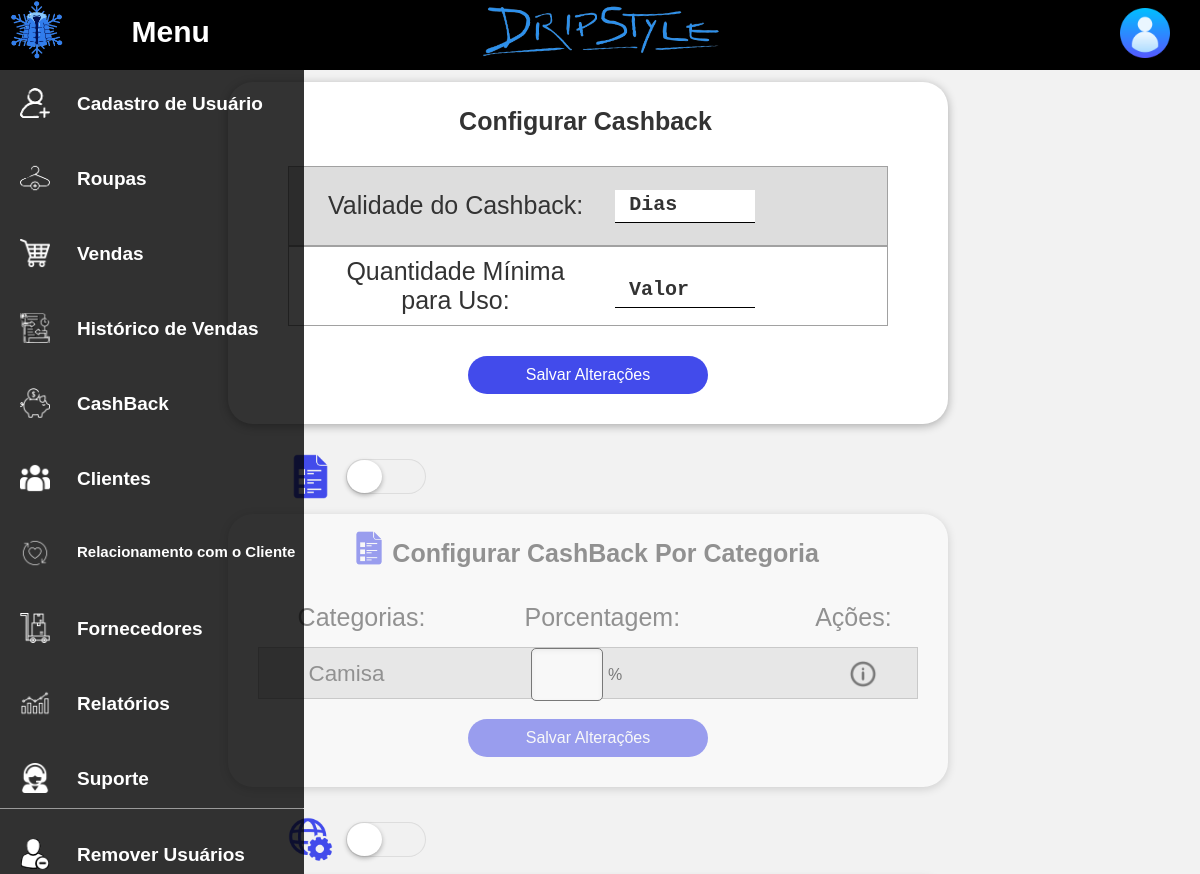
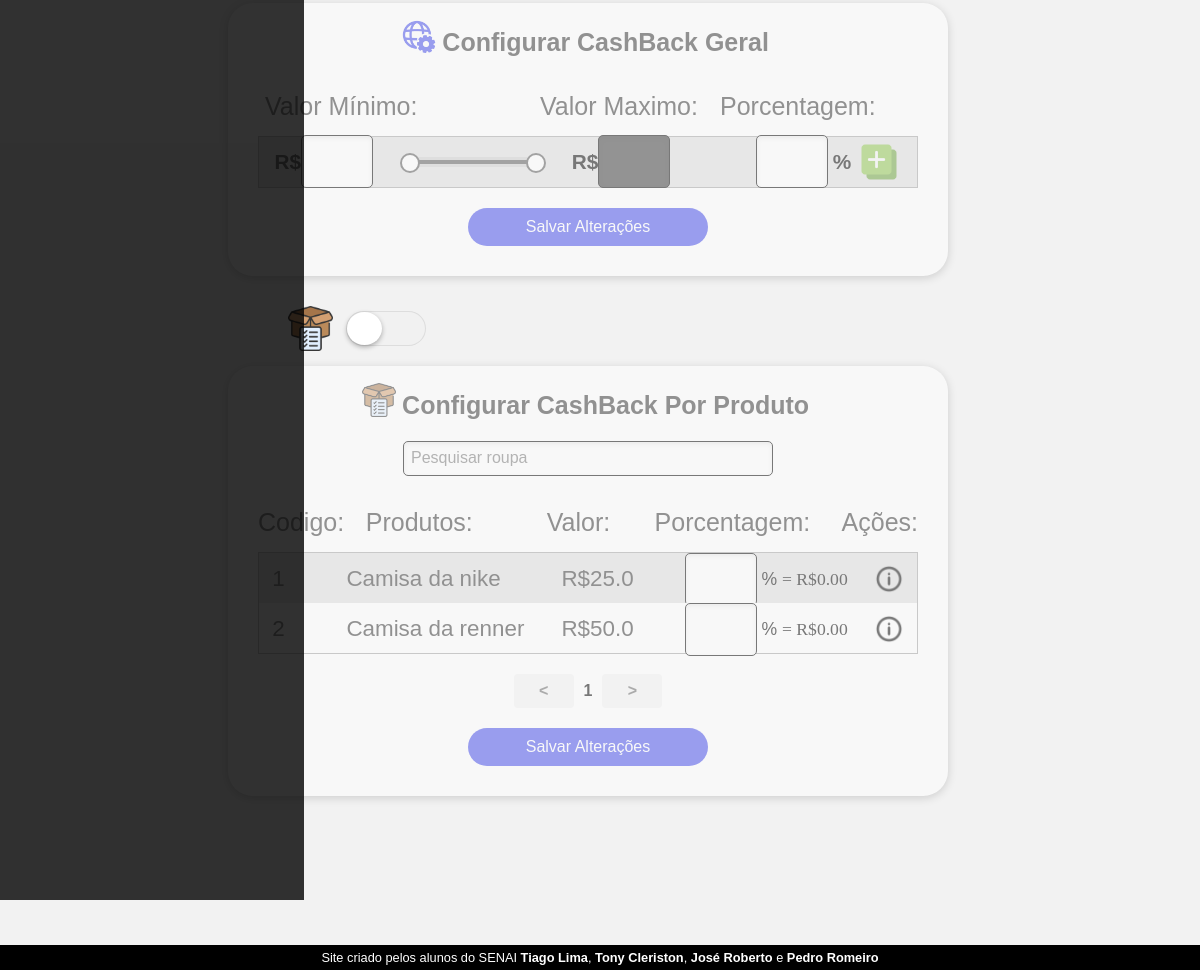
Page /cashback (signed in) on the committed database (2 pictures, top to bottom).
### loja_de_roupa/models/__init__.py (models this page shows)
class Categoria(database.Model):
    id_categoria = database.Column(database.Integer, primary_key=True)
    nome_categoria = database.Column(database.String, nullable=False, unique=True)

class Roupas(database.Model):
    id_roupas = database.Column(database.Integer, primary_key=True)
    nome_roupa = database.Column(database.String, nullable=False, unique=True)
    categoria = database.Column(database.String, nullable=False)
    tamanho = database.Column(database.String, nullable=False)
    estoque = database.Column(database.Integer, nullable=False)
    min_estoque = database.Column(database.Integer)
    valor = database.Column(database.Float, nullable=False)
    descricao = database.Column(database.String)

### loja_de_roupa/routers/__init__.py (the view)
@app.route("/cashback", methods=['GET', 'POST'])
def cashback():
    categorias = Categoria.query.all()
    roupas = Roupas.query.all()
    if request.method == 'POST':
        return render_template("cashback.html")
    return render_template("cashback.html",categorias=categorias,roupas=roupas)

### loja_de_roupa/models/__init__.py (called while the page is built)
@login_manager.user_loader
def load_usuario(id):
    return Usuario.query.get(id)

### loja_de_roupa/templates/cashback.html (shortened to what this page needs)
{% extends 'base.html' %} {% block body %}
<link rel="stylesheet" href="https://code.jquery.com/ui/1.12.1/themes/base/jquery-ui.css" />
<div style="display:flex;justify-content:flex-start;width:98vw;height:100vh; align-items: center ;flex-direction:column;">
	<form style="display:flex;max-width:none;flex-direction: column;width:60vw;margin:0;margin-top:1%;padding-top:15px;">
		<div>
			<div style="display:flex;align-items:center;width:100%;justify-content: center;">
				<label style="font-size:25px;margin:0;font-weight:bold;margin-top:10px;margin-right:5px;">Configurar Cashback</label>
			</div>
		</div>
		<div style="width:100%;display:flex;justify-content:center;flex-direction: column;align-items:center;">
			<div style="display:flex;flex-direction:column;margin:30px 0px 0px 0px;border: 1px solid #a1a1a1;border-radius0px;width:600px;height:80px;">
				<div class="categoria-div cinza" style="display:flex;align-items: center;border-radius:0;flex-direction: row;flex-wrap: nowrap;justify-content:  flex-start;padding-left:9px;height:100%;">
					<label style="font-size:25px;margin:0;margin-left:30px;text-align:center;">Validade do Cashback:</label>
					<div class="omrs-input-group" style="width:140px;margin:0;margin-bottom:0.2rem;margin-left:2rem;">
						<label class="omrs-input-underlined mouse" style="border-bottom: 1px solid #000;font-weight:bold;font-size:20px;">
							<input required style="font-size:1.6rem;" />
							<span class="omrs-input-label">Dias</span>
						</label>
					</div>
				</div>
			</div>
			<div style="display:flex;flex-direction:column;margin:0px 0px 10px 0px;border: 1px solid #a1a1a1;border-radius0px;width:600px;height:80px;">
				<div class="categoria-div branco" style="display:flex;align-items: center;border-radius:0;flex-direction: row;flex-wrap: nowrap;justify-content:  flex-start;padding-left:9px;height:100%;">
					<label style="width:255px;font-size:25px;margin:0;margin-left:30px;text-align:center;">Quantidade Mínima para Uso:</label>
					<div class="omrs-input-group" style="width:140px;margin:0;margin-bottom:0.2rem;margin-left:2rem;">
						<label class="omrs-input-underlined mouse" style="margin-bottom:0px;border-bottom: 1px solid #000;font-weight:bold;font-size:20px;">
							<input required style="font-size:1.6rem;" />
							<span class="omrs-input-label">Valor</span>
						</label>
					</div>
				</div>
			</div>
		</div>
		<div style="display:flex;align-items:center;width:100%;justify-content: center;">
			<input name="editar_roupa" type="submit" value="Salvar Alterações" class="submit-editar-roupa" style="width:20vw;border-radius:25px;" />
		</div>
	</form>
	<div class="switch__container" style="display:flex;margin-bottom:15px;">
		<img src="{{ url_for('static', filename='lista-de-afazeres.png') }}" style="width:45px;height:45px;" />
		<label for="switch-shadow" style="margin:0;"></label>
	</div>
	<form id="cat" style="display:flex;max-width:none;flex-direction: column;width:60vw;margin:0;padding-top:15px;">
		<div>
			<div style="display:flex;align-items:center;width:100%;justify-content: center;">
				<img src="{{ url_for('static', filename='lista-de-afazeres.png') }}" style="width:2.1rem;height:2.1rem;margin-right:1%;" />
				<label style="font-size:25px;margin:0;font-weight:bold;margin-top:10px;margin-right:5px;">Configurar CashBack Por Categoria</label>
			</div>
		</div>
		<div style="display:flex;flex-direction: row;justify-content: space-between;">
			<label style="font-size:25px;margin:0;margin-top:35px;margin-left:6%;width:160px;">Categorias:</label>
			<label style="font-size:25px;margin:0;margin-top:35px;margin-left:15%;width:160px;">Porcentagem:</label>
			<label style="font-size:25px;margin:0;margin-top:35px;margin-left:20%;width:160px;text-align:end;margin-right:4%;">Ações:</label>
		</div>
		<div style="display:flex;flex-direction:column;border: 1px solid #a1a1a1;border-radius0px;margin-top:15px;">
			{% set total_categorias = categorias|length %} {% for categoria in categorias %} {% set index = loop.index - 1 %}
			<div class="categoria-div {% if index % 2 == 0 %}cinza{% else %}branco{% endif %}" style="display:flex;align-items: center;border-radius:0;flex-direction: row;flex-wrap: wrap;justify-content: space-between;">
				<label style="margin:0;margin-left:6%;padding:10px;font-size:1.4em;width:10vw;">{{ categoria.nome_categoria.capitalize() }}</label>
				<div><input type="text" style="width:6vw;height:3vh;text-align:center;margin-right:5px;" />%</div>
				<img src="{{ url_for('static', filename='informacoes.png') }}" style="width:30px;height:30px;margin-right:6%;cursor:pointer;" />
			</div>
			{% endfor %}
		</div>
		<div style="display:flex;align-items:center;width:100%;justify-content: center;">
			<input name="editar_roupa" type="submit" value="Salvar Alterações" class="submit-editar-roupa" style="width:20vw;border-radius:25px;" />
		</div>
	</form>
	<div class="switch__container" style="display:flex;margin-bottom:15px;">
		<img src="{{ url_for('static', filename='conexao-global.png') }}" style="width:45px;height:45px;" />
		<label for="switch-shadow2" style="margin:0;"></label>
	</div>
	<form id="geral" style="display:flex;max-width:none;flex-direction: column;width:60vw;margin:0;padding-top:15px;">
		<div>
			<div style="display:flex;align-items:center;width:100%;justify-content: center;">
				<img src="{{ url_for('static', filename='conexao-global.png') }}" style="width:2.1rem;height:2.1rem;margin-right:1%;" />
				<label style="font-size:25px;margin:0;font-weight:bold;margin-top:10px;margin-right:5px;">Configurar CashBack Geral</label>
			</div>
		</div>
		<div style="display:flex;flex-direction: row;justify-content:  flex-start;">
			<label style="font-size:25px;margin:0;margin-top:35px;margin-left:7px;width:22vw;text-align:start;">Valor Mínimo:</label>
			<label style="font-size:25px;margin:0;margin-top:35px;margin-left:11px;width:15vw;">Valor Maximo:</label>
			<label style="font-size:25px;margin:0;margin-top:35px;width:15vw;">Porcentagem:</label>
		</div>
		<div id="cashback-geral" style="display:flex;flex-direction:column;border: 1px solid #a1a1a1;border-radius: 0px;margin-top:15px;">
			<div class="categoria-div cinza" id="intervalo" style="display:flex;align-items: center;border-radius:0;flex-direction: row;flex-wrap: nowrap;justify-content:  flex-start;padding-left:9px;">
				<div style="display:flex;align-items:center;margin-right:1%;margin-left:1%;font-weight:bold;font-size:1.3em;">
					R$<input id="min-input" type="text" style="width:6vw;height:3vh;text-align:center;font-weight:bold;font-size:0.9em;" />
				</div>
				<div class="slider" style="margin-left:30px;margin-right:10px;">
					<div class="slider-bar"></div>
					<div class="slider-circle min-circle"></div>
					<div class="slider-circle max-circle"></div>
				</div>
				<div style="display:flex;align-items:center;margin-right:3%;margin-left:4%;font-weight:bold;font-size:1.3em">
					R$<input id="max-input" type="text" style="width:6vw;height:3vh;text-align:center;margin-right:3%;font-weight:bold;font-size:0.9em;" />
				</div>
				<div style="display:flex;align-items:center;justify-content:center;width:30vw;">
					<div style="display:flex;align-items:center;width:8vw;font-weight:bold;font-size:1.3em"><input type="text" class="porcentagem" style="width:6vw;height:3vh;text-align:center;margin-right:5px;margin-left:50px;" />%</div>
					<img src="{{ url_for('static', filename='adicionar.png') }}" onclick="adicionarDiv()" style="width:40px;height:40px;margin-left:25%;margin-right:1%;cursor:pointer;" />
				</div>
			</div>
		</div>
		<div style="display:flex;align-items:center;width:100%;justify-content: center;">
			<input name="editar_roupa" type="submit" value="Salvar Alterações" class="submit-editar-roupa" style="width:20vw;border-radius:25px;" />
		</div>
	</form>
	<div class="switch__container" style="display:flex;margin-bottom:15px;">
		<img src="{{ url_for('static', filename='caracteristicas.png') }}" style="width:45px;height:45px;" />
		<label for="switch-shadow3" style="margin:0;"></label>
	</div>
	<form id="prod" style="display:flex;max-width:none;flex-direction: column;width:60vw;margin:0;padding-top:15px;">
		<div>
			<div style="display:flex;align-items:center;width:100%;justify-content: center;">
				<img src="{{ url_for('static', filename='caracteristicas.png') }}" style="width:2.1rem;height:2.1rem;margin-right:1%;" />
				<label style="font-size:25px;margin:0;font-weight:bold;margin-top:10px;margin-right:5px;">Configurar CashBack Por Produto</label>
			</div>
		</div>
		<div class="search-bar" style="display:flex;justify-content: center;width:100%;margin-top:13px;">
			<input style="padding:7px;width:370px;height:35px;" type="text" id="search-input" placeholder="Pesquisar roupa" oninput="filterTable()" />
		</div>
		<div style="display:flex;flex-direction: row;justify-content: space-between;">
			<label style="font-size:25px;margin:0;margin-top:35px;width:160px;">Codigo:</label>
			<label style="font-size:25px;margin:0;margin-top:35px;width:200px;">Produtos:</label>
			<label style="font-size:25px;margin:0;margin-top:35px;width:160px;margin-left:7%;">Valor:</label>
			<label style="font-size:25px;margin:0;margin-top:35px;width:160px;">Porcentagem:</label>
			<label style="font-size:25px;margin:0;margin-top:35px;width:160px;text-align:end;">Ações:</label>
		</div>
		<div style="display:flex;flex-direction:column;border: 1px solid #a1a1a1;border-radius0px;margin-top:15px;">
			{% set total_roupas = roupas|length %} {% for roupa in roupas %} {% set index = loop.index - 1 %}
			<div class="categoria-div {% if index % 2 == 0 %}cinza{% else %}branco{% endif %}" style="display:flex;align-items: center;border-radius:0;flex-direction: row;flex-wrap: wrap;justify-content: space-between;">
				<label style="margin:0;margin-left:2%;font-size:1.4em;width:4vw;">{{ roupa.id_roupas }}</label>
				<label style="margin:0;margin-left:2%;font-size:1.4em;width:16vw;">{{ roupa.nome_roupa.capitalize() }}</label>
				<label style="margin:0;padding:10px;font-size:1.4em;width:10vw;">R${{ roupa.valor }}</label>
				<div style="font-size:1.1em">
					<input type="text" style="width:6vw;height:3vh;text-align:center;margin-right:5px;" />%
					<span style="font-family:cursive;" class="valor-desconto">= R$0.00</span>
				</div>
				<img src="{{ url_for('static', filename='informacoes.png') }}" style="width:30px;height:30px;margin-right:2%;cursor:pointer;" />
			</div>
			{% endfor %}
		</div>
		<div class="pagination">
			<button class="prev"><</button>
			<span class="page-number">1</span>
			<button class="next">></button>
		</div>
		<div style="display:flex;align-items:center;width:100%;justify-content: center;">
			<input name="editar_roupa" type="submit" value="Salvar Alterações" class="submit-editar-roupa" style="width:20vw;border-radius:25px;" />
		</div>
	</form>
</div>
{% endblock %}

### loja_de_roupa/static/style.css (style rules this page uses)
* { margin: 0; padding: 0; box-sizing: border-box; }
body { background-color: #f2f2f2; font-family: Arial, sans-serif; }
form { background-color: #ffffff; border-radius: 25px; box-shadow: 0px 2px 10px rgba(0, 0, 0, 0.3); margin: 100px auto; max-width: 400px; padding: 30px; margin-bottom: 30px; margin-top:16px; }
label { color: #333333; display: block; font-size: 17px; margin-bottom: 10px; margin-top: 15px; }
input[type="text"],[type="email"], input[type="password"],select { border:0.1px solid black; border-radius: 5px; box-shadow: inset 0px 2px 5px rgba(0, 0, 0, 0.1); font-size: 16px; padding: 12px; width: 100%; }
input[type="submit"],[type="button"] { background-color: #333333; border: none; border-radius: 5px; color: #ffffff; cursor: pointer; font-size: 16px; padding: 10px; margin-top: 20px; width: 100%; }
.categoria-div { width: 100%; height: 50px; border-radius:10px; }
.cinza { background-color:#DDD; }
.branco { background-color:white; }
.slider { position: relative; height: 10px; width: 200px; background-color: #ccc; }
.slider-bar { position: absolute; top: 50%; transform: translateY(-50%); height: 4px; width: 100%; background-color: #555; }
.gray-background { background-color: #363636; }
.pagination { display: flex; justify-content: center; align-items: center; margin-top: 20px; }
.page-number { margin-left:10px; font-weight:bold; margin-right:10px; }
div.omrs-input-group { margin-bottom: 1.5rem; position: relative; width: 20.4375rem; }
.omrs-input-underlined > input, .omrs-input-filled > input { border: none; border-bottom: 0.125rem solid var(--omrs-color-ink-medium-contrast); width: 100%; height: 2rem; font-size: 1.0625rem; padding-left: 0.875rem; line-height: 147.6%; padding-top: 0.825rem; padding-bottom: 0.5rem; }
.switch__container { margin: 30px auto 0px auto; width: 50vw; align-items: center; }
.switch + label { display: block; position: relative; cursor: pointer; outline: none; user-select: none; }
.switch--shadow + label { padding: 2px; width: 80px; height: 35px; background-color: #dddddd; border-radius: 60px; }
.switch--shadow + label:before, .switch--shadow + label:after { display: block; position: absolute; top: 1px; left: 1px; bottom: 1px; content: ""; }
.switch--shadow + label:before { right: 1px; background-color: #f1f1f1; border-radius: 60px; transition: background 0.4s; }
.switch--shadow + label:after { width: 35px; background-color: #fff; border-radius: 100%; box-shadow: 0 2px 5px rgba(0, 0, 0, 0.3); transition: all 0.4s; }
.omrs-input-underlined > .omrs-input-label, .omrs-input-filled > .omrs-input-label { position: absolute; top: 0.9375rem; left: 0.875rem; font-family:monospace; line-height: 147.6%; color: var(--omrs-color-ink-medium-contrast); transition: top .2s; }
.pagination button { background-color: #f2f2f2; font-weight:bold; color: #666; width:60px; padding: 8px 16px; text-decoration: none; cursor: pointer; border-radius: 4px; }
.pagination button.prev, .pagination button.next { margin: 0 4px; }
.pagination button:first-child, .pagination button:last-child { margin: 0; }
.slider-circle { position: absolute; top: -35%; transform: translateY(-50%); width: 20px; height: 20px; border-radius: 50%; background-color: #fff; border: 2px solid #555; cursor: grab; }
.min-circle { left: 0; transform: translateX(-50%); }
.max-circle { right: 0; transform: translateX(50%); }
button { background-color: #333333; border: none; border-radius: 5px; color: #ffffff; cursor: pointer; font-size: 16px; padding: 10px; margin-top: 20px; width: 100%; }
input[type="submit"].submit-editar-roupa { background-color:#424beb; }
.search-bar { width:386px; height:40px; padding: 8px; }

### rows in the picture
Categoria: nome_categoria "Camisa"
Roupas: nome_roupa "Camisa da nike", valor "25.0"
Roupas: id_roupas "2", nome_roupa "Camisa da renner", valor "50.0"
